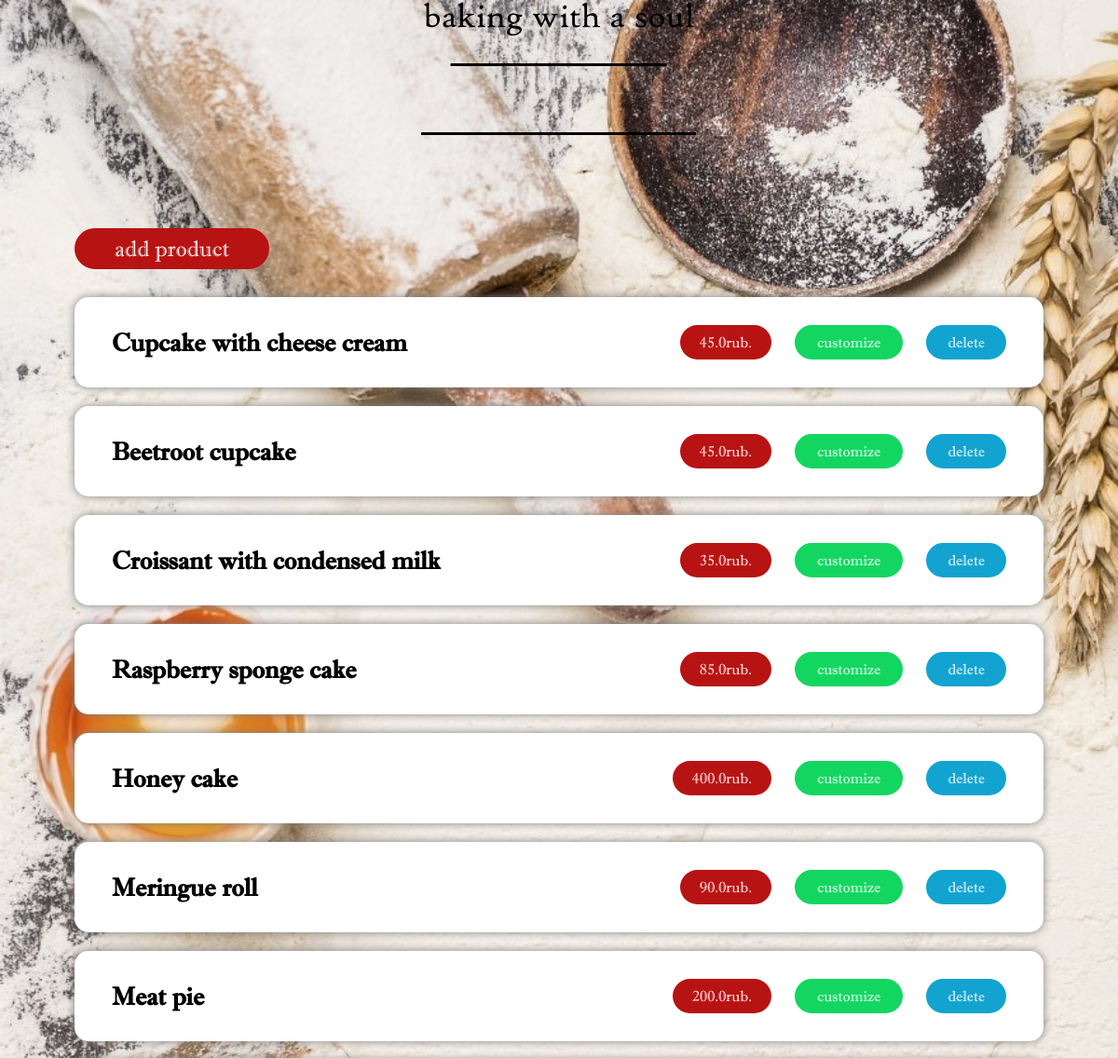
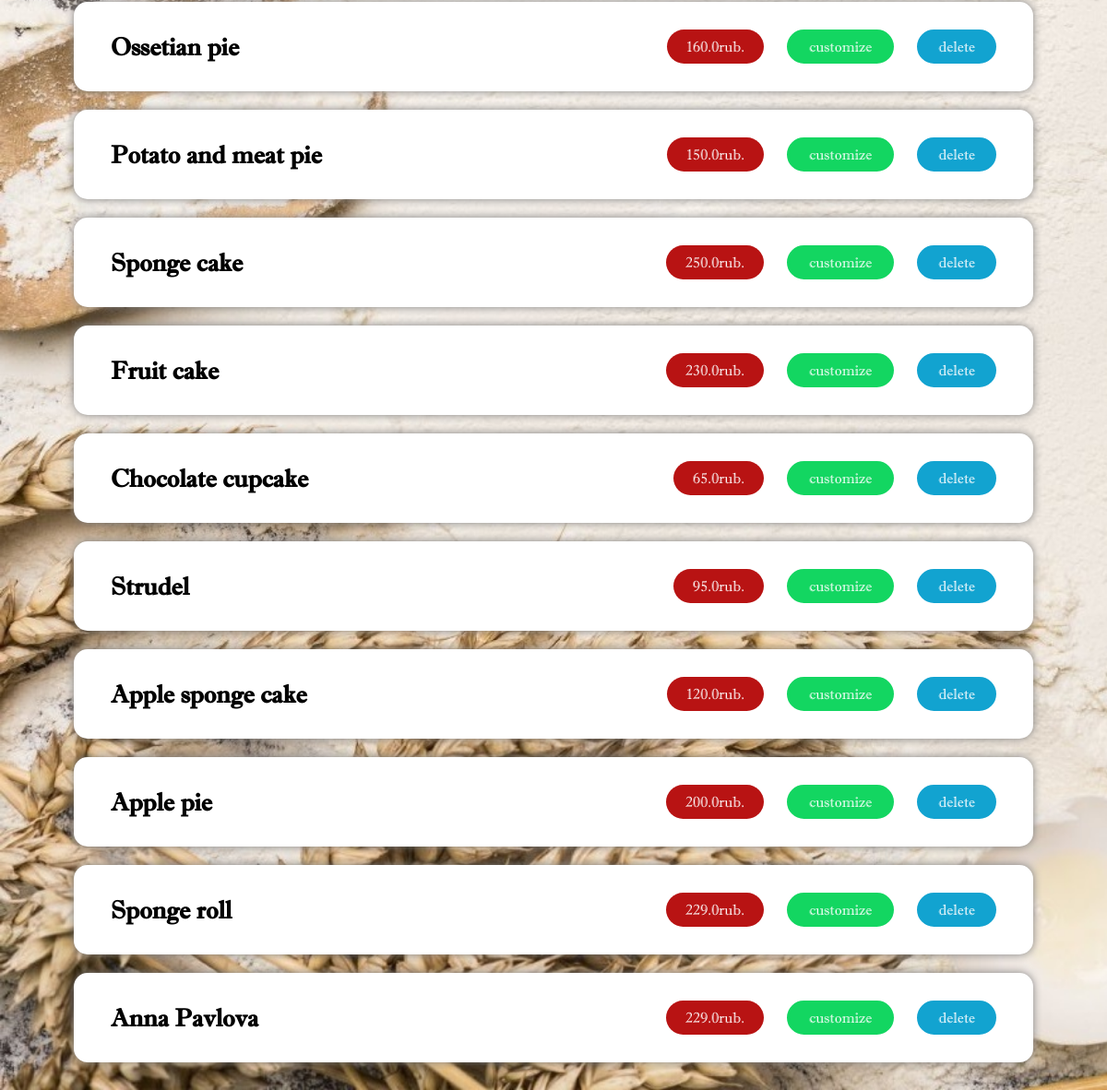
The page /admin on the database its author committed (2 pictures, top to bottom).
### data/products.py (models this page shows)
class Product(SqlAlchemyBase):
    __tablename__ = 'encryption'
    id = sqlalchemy.Column(sqlalchemy.Integer, primary_key=True, autoincrement=True)
    name = sqlalchemy.Column(sqlalchemy.String, nullable=True)
    picture = sqlalchemy.Column(sqlalchemy.String, nullable=True)
    price = sqlalchemy.Column(sqlalchemy.Float, nullable=True)
    discription = sqlalchemy.Column(sqlalchemy.String, nullable=True)
    tags = sqlalchemy.Column(sqlalchemy.String)

### server.py (the view, shortened to what this page needs)
@app.route('/admin', methods=['GET', 'POST'])
def admin():
    form = ProductsForm()
    db_sess = db_session.create_session()
    products = db_sess.query(Product).all()
    return render_template('admin.html', form=form, products=products)

### data/db_session.py (called while the page is built)
def create_session() -> Session:
    global __factory
    return __factory()

### templates/admin.html (shortened to what this page needs)
<!DOCTYPE html>
<html lang="en">
<head>
    <link rel="stylesheet" href="../static/css/style.css">
    <link rel="stylesheet" href="../static/css/fonts.css">
    <link rel="stylesheet" href="../static/css/responsive.css">
</head>
<body>
    <div id="admin">
        <div class="title-block">
            <p class="line-big black-color title-top-p">
            </p>
            <p class="line-min black-color title-bottom-p">baking with a soul</p>
        </div>
        <div class="container">
            <nav id="admin-navbar">
                <button class="red-bg" id="add-product">add product</button>
            </nav>
            <div class="admin-content">
                {% for product in products %}
                    <div class="admin-product-line">
                        <h4 class="admin-product-title ImprintMTShadow">{{ product.name }}</h4>
                        <div class="admin-product-line-right">
                            <div class="admin-product-line-price ImprintMTShadow white-color red-bg">{{ product.price }}rub.</div>
                            <button class="green-bg">customize</button>
                            <a class="blue-bg white-color ImprintMTShadow" href="admin/delete/{{ product.id }}">delete</a>
                        </div>
                    </div>
                {% endfor %}
            </div>
        </div>
    </div>
</body>
</html>

### static/css/style.css (style rules this page uses)
body { margin: 0px; }
* { box-sizing: border-box; font-family: 'Inknut Antiqua'; }
a, p, h1, h2, h3, h4, h5, h6, li, label { color: black; font-family: 'Inknut Antiqua'; }
a, button { cursor: pointer; background: transparent; }
button { background: transparent; border: 3px solid white; padding: 4px 12px; color: white; font-family: 'ImprintMTShadow'; font-size: 32px; }
a { text-decoration: none; transition: 0.5s; }
.white-color { color: white; }
.black-color { color: black; }
.red-bg { background: #B81313; border-color: #B81313; }
.green-bg { background: #13D661; border-color: #13D661; }
.blue-bg { background: #12A3D0; border-color: #12A3D0; }
.ImprintMTShadow { font-family: 'ImprintMTShadow'; }
.container { padding: 0px 220px; }
.line-big, .line-min { position: relative; }
.line-big::after, .line-min::after { content: ""; display: inline-block; position: absolute; left: 50%; transform: translateX(-50%); background: white; }
.line-big::after { top: 166px; width: 420px; height: 3px; }
.line-min::after { top: 90px; width: 330px; height: 3px; }
.title-block p { margin: 0px; }
.title-block { position: absolute; top: 50%; left: 50%; transform: translate(-50%, -50%); text-align: center; }
.title-top-p { transform: translateY(20px); }
.title-bottom-p { font-size: 54px; font-family: HighTowerText; transform: translateY(-20px); }
#admin { float: left; width: 100%; padding: 245px 0px; padding-bottom: 10px; background: url(../img/assortment.jpg); background-size: cover; }
#admin .title-block { position: absolute; top: 0; left: 50%; transform: translateX(-50%); text-align: center; }
.black-color.line-big::after, .black-color.line-min::after { background: black; }
#admin-navbar button, .admin-product-line-right a { border-radius: 90px; padding: 5px 40px; font-size: 24px; transition: 0.5s; }
.admin-product-line-right a { border: 2.5px solid #12A3D0; color: white; }
.admin-product-line-right button, .admin-product-line-right a { display: inline-flex; align-items: center; border-radius: 90px; font-size: 16px; padding: 6px 21px; margin-left: 25px; transition: 0.5s; }
#admin-navbar { margin-bottom: 30px; }
.admin-product-title { float: left; display: inline-block; width: 50%; margin: 0px; font-size: 27px; }
.admin-product-line { display: flex; align-items: center; float: left; padding: 30px 40px; background: white; border-radius: 15px; box-shadow: 0px 0px 10px #828282; width: 100%; margin-bottom: 20px; }
.admin-product-line-right { float: left; display: inline-flex; justify-content: right; width: 50%; }
.admin-product-line-price { display: inline-flex; align-items: center; padding: 6px 21px; border-radius: 90px; }

### static/css/responsive.css (style rules this page uses)
@media (max-width: 1504px) { .title-bottom-p { font-size: 45px; } }
@media (max-width: 1504px) { .line-big::after { top: 135px; width: 350px; } }
@media (max-width: 1504px) { .line-min::after { top: 75px; width: 300px; } }
@media (max-width: 1491px) { .container { padding: 0px 150px; } }
@media (max-width: 1370px) { .container { padding: 0px 110px; } }
@media (max-width: 1281px) { .container { padding: 0px 80px; } }
@media (max-width: 1253px) { .title-bottom-p { font-size: 38px; } }
@media (max-width: 1253px) { .line-big::after { top: 122px; width: 295px; } }
@media (max-width: 1253px) { .line-min::after { top: 70px; width: 232px; } }

### rows shown on the page
Product: name "Cupcake with cheese cream", price "45.0"
Product: name "Beetroot cupcake", price "45.0"
Product: name "Croissant with condensed milk", price "35.0"
Product: name "Raspberry sponge cake", price "85.0"
Product: name "Honey cake", price "400.0"
Product: name "Meringue roll", price "90.0"
Product: name "Meat pie", price "200.0"
Product: name "Ossetian pie", price "160.0"
Product: name "Potato and meat pie", price "150.0"
Product: name "Sponge cake", price "250.0"
Product: name "Fruit cake", price "230.0"
Product: name "Chocolate cupcake", price "65.0"
Product: name "Strudel", price "95.0"
Product: name "Apple sponge cake", price "120.0"
Product: name "Apple pie", price "200.0"
Product: name "Sponge roll", price "229.0"
Product: name "Anna Pavlova", price "229.0"
